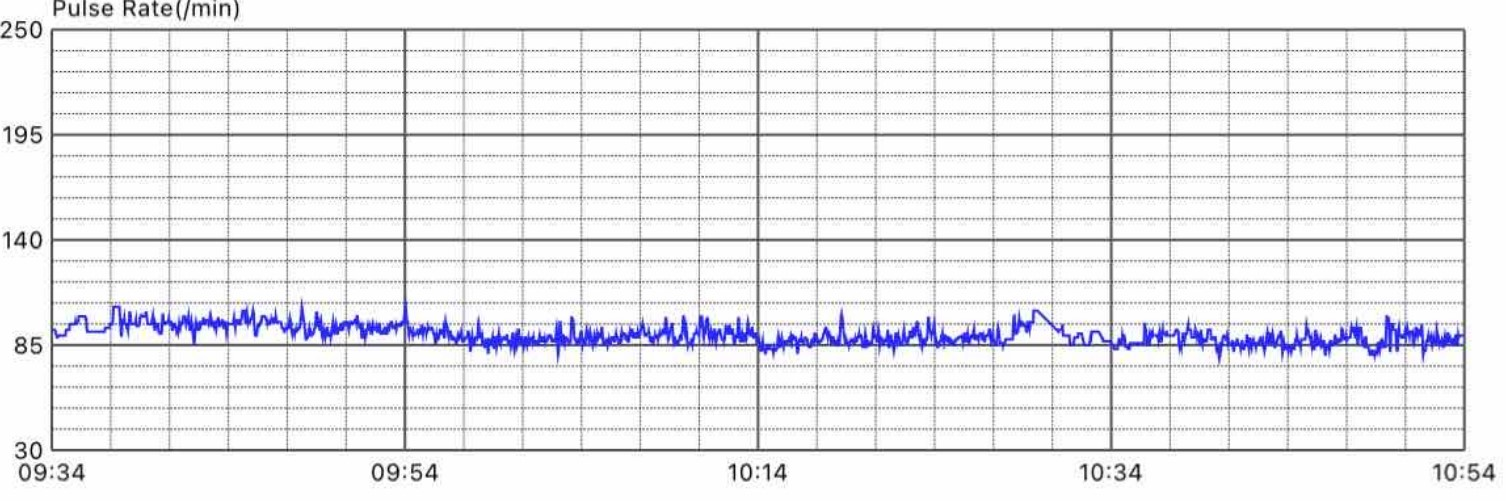
#> input picture Code/graph.jpg, 1506 x 501 px, found by its file name
$ python transform_to_csv.py
#> lines starting #> are read from the running program, lines starting #| are printed output that depends on the picture; after the words box and inside, x2 and y2 are one past the last pixel; in counts of white or black regions, pixels touching at a corner belong together
# -*- coding: utf-8 -*-
"""
Created on Mon Mar 20 13:25:01 2023

@author: thanh
"""

import numpy as np
import cv2
import PIL
from PIL import Image
import matplotlib.pyplot as plt
import csv
import sys, os
import pathlib
# Read the image and convert it to grayscale
img_path  = os.path.abspath(r'C:\Users\thanh\anaconda3\Code\Projet 2023\Code\graph.jpg')
img = cv2.imread(img_path)
#> img is the input picture: shape (501, 1506, 3); mean B, G, R 238.5, 235.1, 235.1

if img is not None:
    # display the image
    cv2.imshow('Image', img)
    cv2.waitKey(0)
    cv2.destroyAllWindows()
else:
    print('Failed to load image:', image_path)
gray = cv2.cvtColor(img, cv2.COLOR_BGR2GRAY)
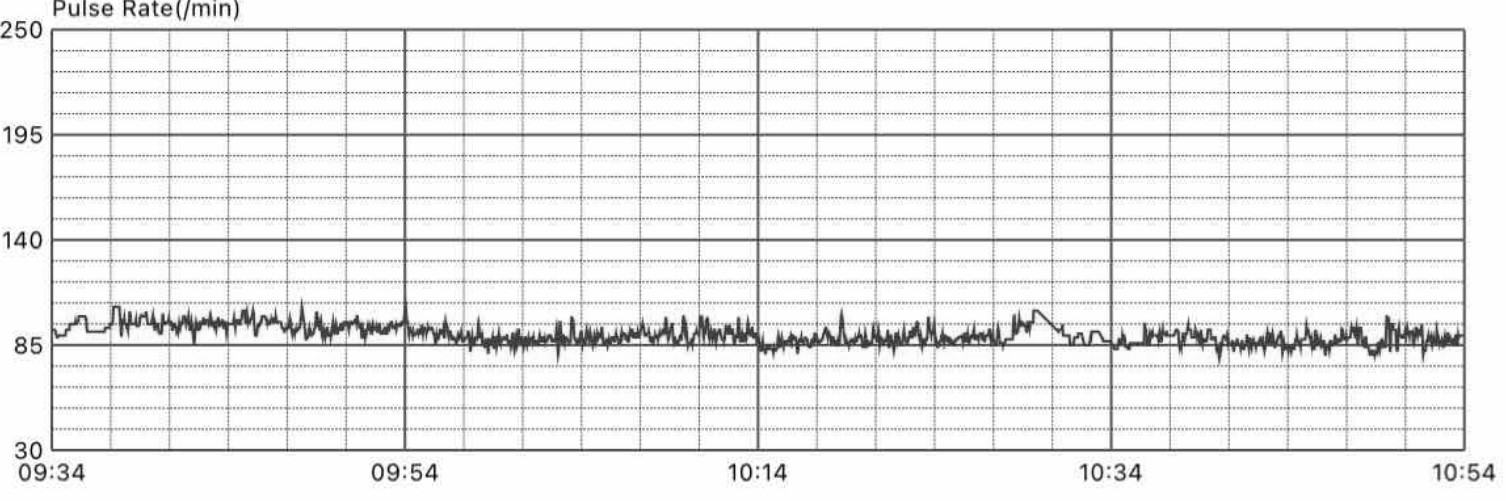
#> gray: shape (501, 1506); min 0, max 255, mean 235.5


# # Threshold the image to separate the line plot from the background

_, thresh = cv2.threshold(gray, 127, 255, cv2.THRESH_BINARY)
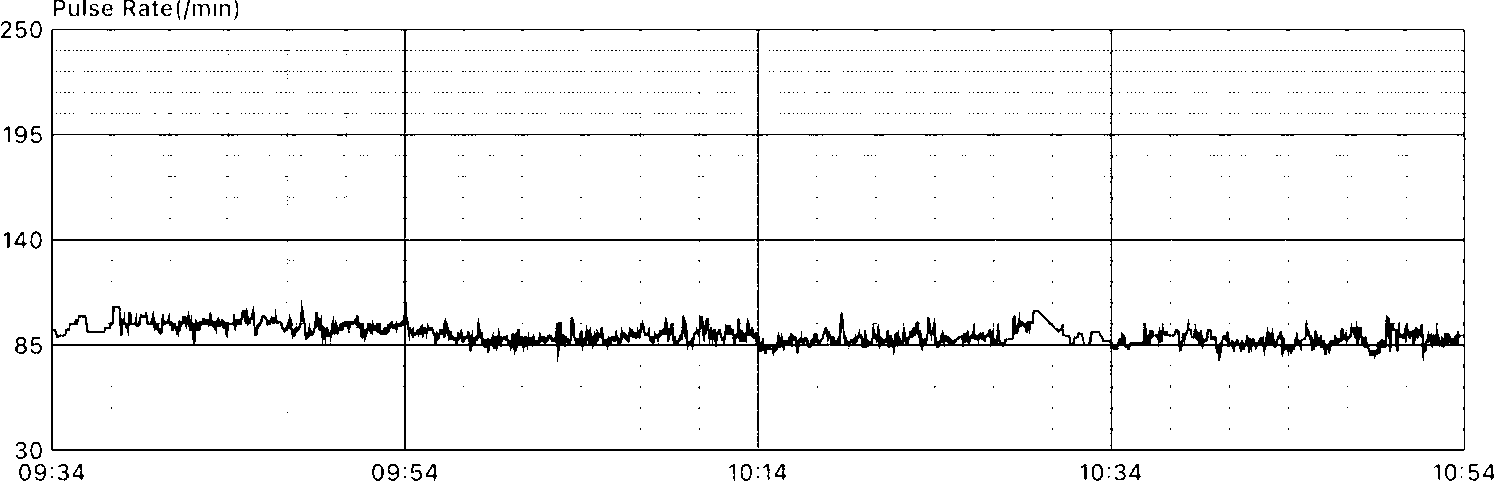
#> thresh: shape (501, 1506); 95.6% white; 1412 black regions (1361 under 20 px)


# # Find the contours of the line plot

contours, _ = cv2.findContours(thresh, cv2.RETR_LIST, cv2.CHAIN_APPROX_SIMPLE)
#> contours = 1522 contours, 1413 with area under 20; largest, box (x1, y1, x2, y2) and area: (0, 0, 1506, 501) 752004, (50, 28, 1467, 452) 598542, (406, 345, 1111, 449) 71010, (759, 30, 1111, 134) 36115, (1112, 30, 1464, 134) 36104

# # Extract the XY coordinates from the contours
points = []
for cnt in contours:

    if cv2.contourArea(cnt) > 50:  # ignore small contours

        approx = cv2.approxPolyDP(cnt, 0.01 * cv2.arcLength(cnt, True), True)

        for pt in approx:

            points.append(pt[0])
#> this loop made 1522 passes
#> approx on passes 87, 360, 361, 362, 363, 1495, 1496, 1497, 1498, 1499: [[53, 346], [53, 448], [403, 448], [403, 346]], [[1112, 136], [1112, 238], [1463, 237], [1462, 135]], [[759, 136], [759, 238], [1110, 238], [1108, 135]], [[406, 136], [405, 238], [756, 238], [755, 135]], [[53, 136], [53, 238], [403, 238], [402, 135]], [[1112, 31], [1112, 133], [1463, 131], [1462, 30]], [[759, 31], [759, 133], [1110, 132], [1108, 30]], [[406, 31], [405, 133], [756, 133], [755, 30]], [[53, 30], [53, 133], [403, 133], [402, 30]], [[50, 30], [1463, 28], [1465, 449], [52, 451]]
#> cnt on passes 11, 54, 55: [[1433, 467], [1434, 466], [1435, 467], [1434, 468]], [[286, 412], [287, 411], [288, 412], [287, 413]], [[1346, 407], [1347, 406], [1348, 407], [1347, 408]]
#> after the loop, points = 995 pairs, first value 0 to 1505, second value 0 to 500


# # Sort the points based on the X-axis value

points = sorted(points, key=lambda x: x[0])


# # Save the XY coordinates in a CSV file

with open('output.csv', 'w', newline='') as f:

    writer = csv.writer(f)

    writer.writerow(['Time', 'Pulse Rate'])

    for pt in points:

        writer.writerow([pt[0], pt[1]])
#> this loop made 995 passes
#> pt on passes 1 to 3: [0, 37], [0, 25], [0, 0]
